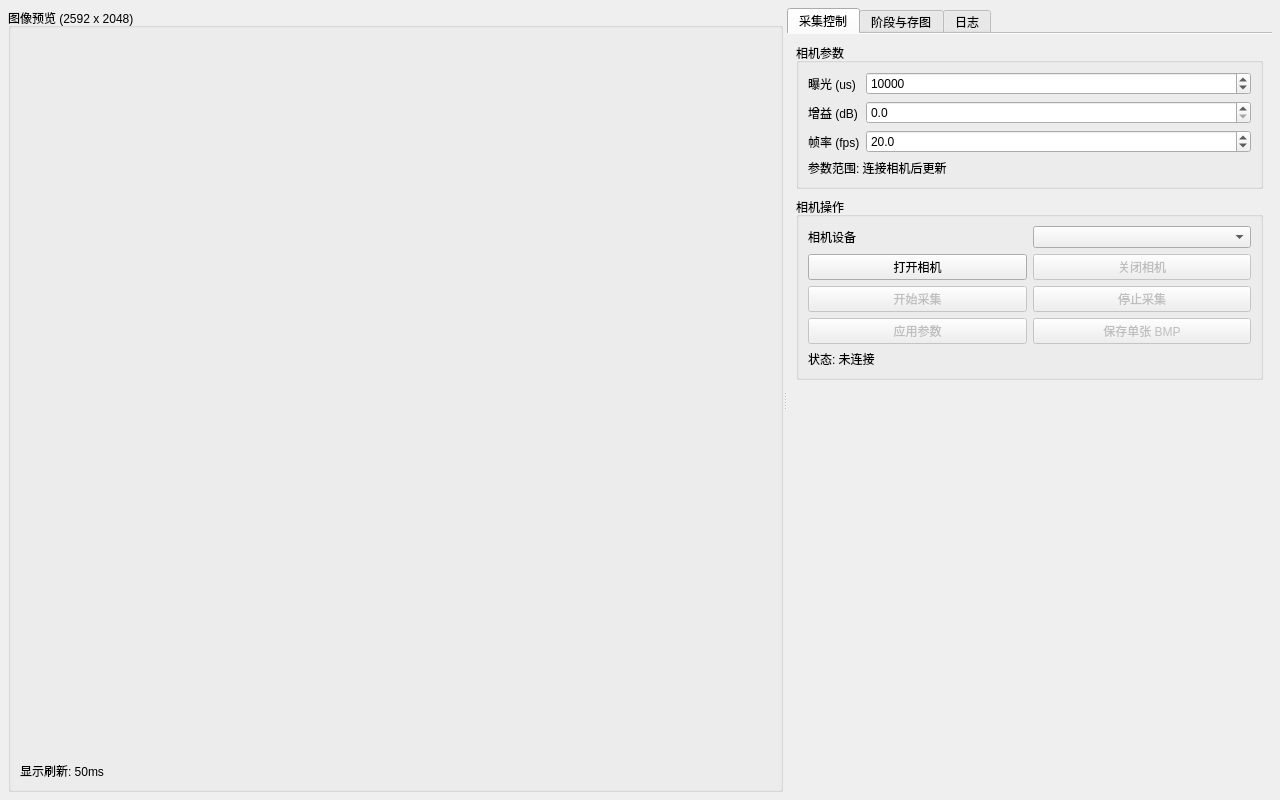
<?xml version="1.0" encoding="UTF-8"?>
<ui version="4.0">
 <class>QtProject_1Class</class>
 <widget class="QWidget" name="QtProject_1Class">
  <property name="geometry">
   <rect>
    <x>0</x>
    <y>0</y>
    <width>1280</width>
    <height>800</height>
   </rect>
  </property>
  <property name="windowTitle">
   <string>Basler 相机采集</string>
  </property>
  <layout class="QHBoxLayout" name="mainLayout">
   <property name="spacing">
    <number>8</number>
   </property>
   <property name="leftMargin">
    <number>8</number>
   </property>
   <property name="topMargin">
    <number>8</number>
   </property>
   <property name="rightMargin">
    <number>8</number>
   </property>
   <property name="bottomMargin">
    <number>8</number>
   </property>
   <item>
    <widget class="QSplitter" name="mainSplitter">
     <property name="orientation">
      <enum>Qt::Horizontal</enum>
     </property>
     <widget class="QGroupBox" name="previewGroup">
      <property name="title">
       <string>图像预览 (2592 x 2048)</string>
      </property>
      <layout class="QVBoxLayout" name="previewLayout" stretch="3,0">
       <item>
        <widget class="PreviewWidget" name="imageLabel" native="true">
         <property name="minimumSize">
          <size>
           <width>640</width>
           <height>512</height>
          </size>
         </property>
        </widget>
       </item>
       <item>
        <widget class="QLabel" name="previewInfoLabel">
         <property name="text">
          <string>显示刷新: 50ms</string>
         </property>
        </widget>
       </item>
      </layout>
     </widget>
     <widget class="QWidget" name="rightPanel">
      <layout class="QVBoxLayout" name="rightLayout">
       <property name="leftMargin">
        <number>0</number>
       </property>
       <property name="topMargin">
        <number>0</number>
       </property>
       <property name="rightMargin">
        <number>0</number>
       </property>
       <property name="bottomMargin">
        <number>0</number>
       </property>
       <item>
        <widget class="QTabWidget" name="rightTabWidget">
         <property name="currentIndex">
          <number>0</number>
         </property>
         <property name="documentMode">
          <bool>true</bool>
         </property>
         <widget class="QWidget" name="captureTab">
          <attribute name="title">
           <string>采集控制</string>
          </attribute>
          <layout class="QVBoxLayout" name="captureTabLayout">
           <property name="spacing">
            <number>8</number>
           </property>
           <item>
            <widget class="QGroupBox" name="cameraParamGroup">
             <property name="title">
              <string>相机参数</string>
             </property>
             <layout class="QFormLayout" name="cameraParamForm">
              <item row="0" column="0">
               <widget class="QLabel" name="exposureLabel">
                <property name="text">
                 <string>曝光 (us)</string>
                </property>
               </widget>
              </item>
              <item row="0" column="1">
               <widget class="QDoubleSpinBox" name="exposureSpin">
                <property name="decimals">
                 <number>0</number>
                </property>
                <property name="maximum">
                 <double>1000000.000000000000000</double>
                </property>
                <property name="value">
                 <double>10000.000000000000000</double>
                </property>
               </widget>
              </item>
              <item row="1" column="0">
               <widget class="QLabel" name="gainLabel">
                <property name="text">
                 <string>增益 (dB)</string>
                </property>
               </widget>
              </item>
              <item row="1" column="1">
               <widget class="QDoubleSpinBox" name="gainSpin">
                <property name="decimals">
                 <number>1</number>
                </property>
                <property name="maximum">
                 <double>24.000000000000000</double>
                </property>
               </widget>
              </item>
              <item row="2" column="0">
               <widget class="QLabel" name="fpsLabel">
                <property name="text">
                 <string>帧率 (fps)</string>
                </property>
               </widget>
              </item>
              <item row="2" column="1">
               <widget class="QDoubleSpinBox" name="fpsSpin">
                <property name="decimals">
                 <number>1</number>
                </property>
                <property name="minimum">
                 <double>1.000000000000000</double>
                </property>
                <property name="maximum">
                 <double>120.000000000000000</double>
                </property>
                <property name="value">
                 <double>20.000000000000000</double>
                </property>
               </widget>
              </item>
              <item row="3" column="0" colspan="2">
               <widget class="QLabel" name="paramRangeLabel">
                <property name="text">
                 <string>参数范围: 连接相机后更新</string>
                </property>
                <property name="wordWrap">
                 <bool>true</bool>
                </property>
               </widget>
              </item>
             </layout>
            </widget>
           </item>
           <item>
            <widget class="QGroupBox" name="cameraActionGroup">
             <property name="title">
              <string>相机操作</string>
             </property>
             <layout class="QGridLayout" name="cameraActionGrid">
              <item row="0" column="0">
               <widget class="QLabel" name="cameraSelectLabel">
                <property name="text">
                 <string>相机设备</string>
                </property>
               </widget>
              </item>
              <item row="0" column="1">
               <widget class="QComboBox" name="cameraSelectCombo"/>
              </item>
              <item row="1" column="0">
               <widget class="QPushButton" name="openCameraBtn">
                <property name="text">
                 <string>打开相机</string>
                </property>
               </widget>
              </item>
              <item row="1" column="1">
               <widget class="QPushButton" name="closeCameraBtn">
                <property name="enabled">
                 <bool>false</bool>
                </property>
                <property name="text">
                 <string>关闭相机</string>
                </property>
               </widget>
              </item>
              <item row="2" column="0">
               <widget class="QPushButton" name="startGrabBtn">
                <property name="enabled">
                 <bool>false</bool>
                </property>
                <property name="text">
                 <string>开始采集</string>
                </property>
               </widget>
              </item>
              <item row="2" column="1">
               <widget class="QPushButton" name="stopGrabBtn">
                <property name="enabled">
                 <bool>false</bool>
                </property>
                <property name="text">
                 <string>停止采集</string>
                </property>
               </widget>
              </item>
              <item row="3" column="0">
               <widget class="QPushButton" name="applyParamBtn">
                <property name="enabled">
                 <bool>false</bool>
                </property>
                <property name="text">
                 <string>应用参数</string>
                </property>
               </widget>
              </item>
              <item row="3" column="1">
               <widget class="QPushButton" name="saveOneBmpBtn">
                <property name="enabled">
                 <bool>false</bool>
                </property>
                <property name="text">
                 <string>保存单张 BMP</string>
                </property>
               </widget>
              </item>
              <item row="4" column="0" colspan="2">
               <widget class="QLabel" name="cameraStatusLabel">
                <property name="text">
                 <string>状态: 未连接</string>
                </property>
                <property name="wordWrap">
                 <bool>true</bool>
                </property>
               </widget>
              </item>
             </layout>
            </widget>
           </item>
           <item>
            <spacer name="captureTabSpacer">
             <property name="orientation">
              <enum>Qt::Vertical</enum>
             </property>
             <property name="sizeHint" stdset="0">
              <size>
               <width>20</width>
               <height>40</height>
              </size>
             </property>
            </spacer>
           </item>
          </layout>
         </widget>
         <widget class="QWidget" name="stageSaveTab">
          <attribute name="title">
           <string>阶段与存图</string>
          </attribute>
          <layout class="QVBoxLayout" name="stageSaveTabLayout">
           <property name="spacing">
            <number>8</number>
           </property>
           <item>
            <widget class="QGroupBox" name="stageGroup">
             <property name="title">
              <string>阶段采集</string>
             </property>
             <layout class="QVBoxLayout" name="stageLayout">
              <item>
               <widget class="QLabel" name="stageStatusLabel">
                <property name="text">
                 <string>当前无运行中的阶段</string>
                </property>
                <property name="wordWrap">
                 <bool>true</bool>
                </property>
               </widget>
              </item>
              <item>
               <widget class="QTableWidget" name="stageTable"/>
              </item>
              <item>
               <layout class="QVBoxLayout" name="stageBtnOuterLayout">
                <property name="spacing">
                 <number>6</number>
                </property>
                <item>
                 <layout class="QHBoxLayout" name="stageBtnRow1">
                  <item>
                   <widget class="QPushButton" name="addStageBtn">
                    <property name="text">
                     <string>新增</string>
                    </property>
                   </widget>
                  </item>
                  <item>
                   <widget class="QPushButton" name="deleteStageBtn">
                    <property name="text">
                     <string>删除</string>
                    </property>
                   </widget>
                  </item>
                  <item>
                   <widget class="QPushButton" name="clearStageBtn">
                    <property name="text">
                     <string>清空</string>
                    </property>
                   </widget>
                  </item>
                  <item>
                   <widget class="QLabel" name="loopCountLabel">
                    <property name="text">
                     <string>循环</string>
                    </property>
                   </widget>
                  </item>
                  <item>
                   <widget class="QSpinBox" name="loopCountSpin">
                    <property name="minimum">
                     <number>1</number>
                    </property>
                    <property name="value">
                     <number>1</number>
                    </property>
                   </widget>
                  </item>
                  <item>
                   <spacer name="stageBtnRow1Spacer">
                    <property name="orientation">
                     <enum>Qt::Horizontal</enum>
                    </property>
                    <property name="sizeHint" stdset="0">
                     <size>
                      <width>40</width>
                      <height>20</height>
                     </size>
                    </property>
                   </spacer>
                  </item>
                 </layout>
                </item>
                <item>
                 <layout class="QHBoxLayout" name="stageBtnRow2" stretch="1,1,1">
                  <item>
                   <widget class="QPushButton" name="startStageBtn">
                    <property name="enabled">
                     <bool>false</bool>
                    </property>
                    <property name="text">
                     <string>开始阶段采集</string>
                    </property>
                   </widget>
                  </item>
                  <item>
                   <widget class="QPushButton" name="stopStageBtn">
                    <property name="enabled">
                     <bool>false</bool>
                    </property>
                    <property name="text">
                     <string>停止阶段</string>
                    </property>
                   </widget>
                  </item>
                  <item>
                   <spacer name="stageBtnRow2Spacer">
                    <property name="orientation">
                     <enum>Qt::Horizontal</enum>
                    </property>
                    <property name="sizeHint" stdset="0">
                     <size>
                      <width>40</width>
                      <height>20</height>
                     </size>
                    </property>
                   </spacer>
                  </item>
                 </layout>
                </item>
               </layout>
              </item>
             </layout>
            </widget>
           </item>
           <item>
            <widget class="QGroupBox" name="saveSettingGroup">
             <property name="title">
              <string>存图设置</string>
             </property>
             <layout class="QFormLayout" name="saveSettingForm">
              <item row="0" column="0">
               <widget class="QLabel" name="savePathLabel">
                <property name="text">
                 <string>保存路径</string>
                </property>
               </widget>
              </item>
              <item row="0" column="1">
               <layout class="QHBoxLayout" name="savePathLayout">
                <item>
                 <widget class="QLineEdit" name="savePathEdit"/>
                </item>
                <item>
                 <widget class="QPushButton" name="browsePathBtn">
                  <property name="text">
                   <string>浏览</string>
                  </property>
                 </widget>
                </item>
               </layout>
              </item>
              <item row="1" column="0">
               <widget class="QLabel" name="saveModeLabel">
                <property name="text">
                 <string>存图模式</string>
                </property>
               </widget>
              </item>
              <item row="1" column="1">
               <widget class="QComboBox" name="saveModeCombo">
                <item>
                 <property name="text">
                  <string>单文件夹</string>
                 </property>
                </item>
                <item>
                 <property name="text">
                  <string>按张数分文件夹</string>
                 </property>
                </item>
                <item>
                 <property name="text">
                  <string>按时间分文件夹</string>
                 </property>
                </item>
               </widget>
              </item>
              <item row="2" column="0">
               <widget class="QLabel" name="picsPerFolderLabel">
                <property name="text">
                 <string>每文件夹张数</string>
                </property>
               </widget>
              </item>
              <item row="2" column="1">
               <widget class="QSpinBox" name="picsPerFolderSpin">
                <property name="minimum">
                 <number>1</number>
                </property>
                <property name="maximum">
                 <number>100000</number>
                </property>
                <property name="value">
                 <number>100</number>
                </property>
               </widget>
              </item>
              <item row="3" column="0">
               <widget class="QLabel" name="secondsPerFolderLabel">
                <property name="text">
                 <string>每文件夹秒数</string>
                </property>
               </widget>
              </item>
              <item row="3" column="1">
               <widget class="QSpinBox" name="secondsPerFolderSpin">
                <property name="minimum">
                 <number>1</number>
                </property>
                <property name="value">
                 <number>10</number>
                </property>
               </widget>
              </item>
              <item row="4" column="0">
               <widget class="QLabel" name="maxSaveCountLabel">
                <property name="text">
                 <string>总保存上限(0不限)</string>
                </property>
               </widget>
              </item>
              <item row="4" column="1">
               <widget class="QSpinBox" name="maxSaveCountSpin">
                <property name="maximum">
                 <number>9999999</number>
                </property>
               </widget>
              </item>
             </layout>
            </widget>
           </item>
          </layout>
         </widget>
         <widget class="QWidget" name="logTab">
          <attribute name="title">
           <string>日志</string>
          </attribute>
          <layout class="QVBoxLayout" name="logTabLayout">
           <item>
            <widget class="QGroupBox" name="logGroup">
             <property name="title">
              <string>运行日志</string>
             </property>
             <layout class="QVBoxLayout" name="logLayout">
              <item>
               <widget class="QPlainTextEdit" name="logTextEdit">
                <property name="readOnly">
                 <bool>true</bool>
                </property>
                <property name="maximumBlockCount">
                 <number>2000</number>
                </property>
               </widget>
              </item>
              <item>
               <widget class="QPushButton" name="clearLogBtn">
                <property name="text">
                 <string>清空日志</string>
                </property>
               </widget>
              </item>
             </layout>
            </widget>
           </item>
          </layout>
         </widget>
        </widget>
       </item>
      </layout>
     </widget>
    </widget>
   </item>
  </layout>
 </widget>
 <resources>
  <include location="QtProject_1.qrc"/>
 </resources>
 <connections/>
 <customwidgets>
  <customwidget>
   <class>PreviewWidget</class>
   <extends>QWidget</extends>
   <header location="global">ui/PreviewWidget.h</header>
  </customwidget>
 </customwidgets>
</ui>
